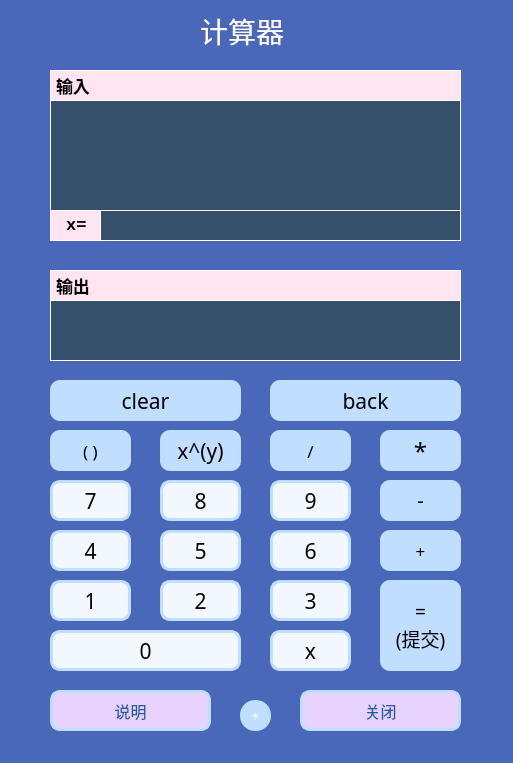
<?xml version="1.0" encoding="UTF-8"?>
<ui version="4.0">
 <class>Widget</class>
 <widget class="QWidget" name="Widget">
  <property name="geometry">
   <rect>
    <x>0</x>
    <y>0</y>
    <width>513</width>
    <height>763</height>
   </rect>
  </property>
  <property name="font">
   <font>
    <family>Microsoft YaHei UI</family>
    <pointsize>13</pointsize>
   </font>
  </property>
  <property name="windowTitle">
   <string>calculator</string>
  </property>
  <property name="windowIcon">
   <iconset resource="image.qrc">
    <normaloff>:/icon/favicon.ico</normaloff>:/icon/favicon.ico</iconset>
  </property>
  <property name="styleSheet">
   <string notr="true">background-color:rgb(73, 104, 186); color:rgb(255, 254, 246);</string>
  </property>
  <widget class="QTextEdit" name="inputbox">
   <property name="geometry">
    <rect>
     <x>50</x>
     <y>100</y>
     <width>411</width>
     <height>111</height>
    </rect>
   </property>
   <property name="font">
    <font>
     <family>Microsoft JhengHei UI</family>
     <pointsize>13</pointsize>
    </font>
   </property>
   <property name="styleSheet">
    <string notr="true">background-color:rgb(54, 79, 107);</string>
   </property>
   <property name="frameShape">
    <enum>QFrame::Box</enum>
   </property>
   <property name="frameShadow">
    <enum>QFrame::Plain</enum>
   </property>
   <property name="lineWidth">
    <number>1</number>
   </property>
   <property name="midLineWidth">
    <number>0</number>
   </property>
  </widget>
  <widget class="QTextBrowser" name="outputbox">
   <property name="enabled">
    <bool>true</bool>
   </property>
   <property name="geometry">
    <rect>
     <x>50</x>
     <y>300</y>
     <width>411</width>
     <height>61</height>
    </rect>
   </property>
   <property name="font">
    <font>
     <family>Microsoft YaHei UI</family>
     <pointsize>13</pointsize>
     <bold>false</bold>
    </font>
   </property>
   <property name="styleSheet">
    <string notr="true">background-color:rgb(54, 79, 107);</string>
   </property>
   <property name="frameShape">
    <enum>QFrame::Box</enum>
   </property>
   <property name="frameShadow">
    <enum>QFrame::Plain</enum>
   </property>
   <property name="lineWidth">
    <number>1</number>
   </property>
   <property name="midLineWidth">
    <number>0</number>
   </property>
   <property name="readOnly">
    <bool>true</bool>
   </property>
   <property name="html">
    <string>&lt;!DOCTYPE HTML PUBLIC &quot;-//W3C//DTD HTML 4.0//EN&quot; &quot;http://www.w3.org/TR/REC-html40/strict.dtd&quot;&gt;
&lt;html&gt;&lt;head&gt;&lt;meta name=&quot;qrichtext&quot; content=&quot;1&quot; /&gt;&lt;meta charset=&quot;utf-8&quot; /&gt;&lt;style type=&quot;text/css&quot;&gt;
p, li { white-space: pre-wrap; }
hr { height: 1px; border-width: 0; }
li.unchecked::marker { content: &quot;\2610&quot;; }
li.checked::marker { content: &quot;\2612&quot;; }
&lt;/style&gt;&lt;/head&gt;&lt;body style=&quot; font-family:'Microsoft YaHei UI'; font-size:13pt; font-weight:400; font-style:normal;&quot;&gt;
&lt;p style=&quot;-qt-paragraph-type:empty; margin-top:0px; margin-bottom:0px; margin-left:0px; margin-right:0px; -qt-block-indent:0; text-indent:0px; font-size:11pt;&quot;&gt;&lt;br /&gt;&lt;/p&gt;&lt;/body&gt;&lt;/html&gt;</string>
   </property>
   <property name="textInteractionFlags">
    <set>Qt::TextBrowserInteraction</set>
   </property>
  </widget>
  <widget class="QLabel" name="titleText">
   <property name="geometry">
    <rect>
     <x>200</x>
     <y>10</y>
     <width>231</width>
     <height>41</height>
    </rect>
   </property>
   <property name="font">
    <font>
     <family>华文琥珀</family>
     <pointsize>21</pointsize>
     <bold>false</bold>
    </font>
   </property>
   <property name="styleSheet">
    <string notr="true">color:rgb(255, 254, 246)</string>
   </property>
   <property name="text">
    <string>计算器</string>
   </property>
  </widget>
  <widget class="QLabel" name="outputlabel">
   <property name="geometry">
    <rect>
     <x>50</x>
     <y>270</y>
     <width>411</width>
     <height>31</height>
    </rect>
   </property>
   <property name="font">
    <font>
     <family>黑体</family>
     <pointsize>13</pointsize>
     <bold>true</bold>
    </font>
   </property>
   <property name="styleSheet">
    <string notr="true">color:rgb(0, 0, 0);background-color:rgb(255, 229, 241);border: 1px solid white;</string>
   </property>
   <property name="frameShape">
    <enum>QFrame::Box</enum>
   </property>
   <property name="midLineWidth">
    <number>0</number>
   </property>
   <property name="text">
    <string>输出</string>
   </property>
  </widget>
  <widget class="QLabel" name="inputlabel">
   <property name="geometry">
    <rect>
     <x>50</x>
     <y>70</y>
     <width>411</width>
     <height>31</height>
    </rect>
   </property>
   <property name="font">
    <font>
     <family>黑体</family>
     <pointsize>13</pointsize>
     <bold>true</bold>
    </font>
   </property>
   <property name="styleSheet">
    <string notr="true">color:rgb(0, 0, 0);background-color:rgb(255, 229, 241);border: 1px solid white;</string>
   </property>
   <property name="frameShape">
    <enum>QFrame::Box</enum>
   </property>
   <property name="text">
    <string>输入</string>
   </property>
  </widget>
  <widget class="QPushButton" name="parenthesis">
   <property name="geometry">
    <rect>
     <x>50</x>
     <y>430</y>
     <width>81</width>
     <height>41</height>
    </rect>
   </property>
   <property name="font">
    <font>
     <family>Book Antiqua</family>
     <pointsize>13</pointsize>
    </font>
   </property>
   <property name="styleSheet">
    <string notr="true">#parenthesis{
color:rgb(0, 0, 0);
background-color: qlineargradient(spread:pad, x1:1, y1:1, x2:1, y2:1, stop:1 rgba(192, 222, 255, 255));
border-radius:10px;
}
#parenthesis:pressed{
color:rgb(0, 0, 0);
background-color: qlineargradient(spread:pad, x1:1, y1:1, x2:1, y2:1, stop:1 rgb(167, 202, 255));
border-radius:10px;
}
</string>
   </property>
   <property name="text">
    <string>( )</string>
   </property>
   <property name="checkable">
    <bool>true</bool>
   </property>
   <property name="autoExclusive">
    <bool>true</bool>
   </property>
  </widget>
  <widget class="QPushButton" name="clearbutton">
   <property name="geometry">
    <rect>
     <x>50</x>
     <y>380</y>
     <width>191</width>
     <height>41</height>
    </rect>
   </property>
   <property name="font">
    <font>
     <family>Book Antiqua</family>
     <pointsize>16</pointsize>
    </font>
   </property>
   <property name="styleSheet">
    <string notr="true">#clearbutton{
color:rgb(0, 0, 0);
background-color: qlineargradient(spread:pad, x1:1, y1:1, x2:1, y2:1, stop:1 rgba(192, 222, 255, 255));
border-radius:10px;
}
#clearbutton:pressed{
color:rgb(0, 0, 0);
background-color: qlineargradient(spread:pad, x1:1, y1:1, x2:1, y2:1, stop:1 rgb(167, 202, 255));
border-radius:10px;
}
</string>
   </property>
   <property name="text">
    <string>clear</string>
   </property>
   <property name="checkable">
    <bool>true</bool>
   </property>
   <property name="autoExclusive">
    <bool>true</bool>
   </property>
  </widget>
  <widget class="QPushButton" name="powerbutton">
   <property name="geometry">
    <rect>
     <x>160</x>
     <y>430</y>
     <width>81</width>
     <height>41</height>
    </rect>
   </property>
   <property name="font">
    <font>
     <family>Book Antiqua</family>
     <pointsize>16</pointsize>
    </font>
   </property>
   <property name="styleSheet">
    <string notr="true">#powerbutton{
color:rgb(0, 0, 0);
background-color: qlineargradient(spread:pad, x1:1, y1:1, x2:1, y2:1, stop:1 rgba(192, 222, 255, 255));
border-radius:10px;
}
#powerbutton:pressed{
color:rgb(0, 0, 0);
background-color: qlineargradient(spread:pad, x1:1, y1:1, x2:1, y2:1, stop:1 rgb(167, 202, 255));
border-radius:10px;
}
</string>
   </property>
   <property name="text">
    <string>x^(y)</string>
   </property>
   <property name="checkable">
    <bool>true</bool>
   </property>
   <property name="autoExclusive">
    <bool>true</bool>
   </property>
  </widget>
  <widget class="QPushButton" name="productbutton">
   <property name="geometry">
    <rect>
     <x>380</x>
     <y>430</y>
     <width>81</width>
     <height>41</height>
    </rect>
   </property>
   <property name="font">
    <font>
     <family>Book Antiqua</family>
     <pointsize>18</pointsize>
    </font>
   </property>
   <property name="styleSheet">
    <string notr="true">#productbutton{
color:rgb(0, 0, 0);
background-color: qlineargradient(spread:pad, x1:1, y1:1, x2:1, y2:1, stop:1 rgba(192, 222, 255, 255));
border-radius:10px;
}
#productbutton:pressed{
color:rgb(0, 0, 0);
background-color: qlineargradient(spread:pad, x1:1, y1:1, x2:1, y2:1, stop:1 rgb(167, 202, 255));
border-radius:10px;
}
</string>
   </property>
   <property name="text">
    <string>*</string>
   </property>
   <property name="checkable">
    <bool>true</bool>
   </property>
   <property name="autoExclusive">
    <bool>true</bool>
   </property>
  </widget>
  <widget class="QPushButton" name="backbutton">
   <property name="geometry">
    <rect>
     <x>270</x>
     <y>380</y>
     <width>191</width>
     <height>41</height>
    </rect>
   </property>
   <property name="font">
    <font>
     <family>Book Antiqua</family>
     <pointsize>16</pointsize>
    </font>
   </property>
   <property name="styleSheet">
    <string notr="true">#backbutton{
color:rgb(0, 0, 0);
background-color: qlineargradient(spread:pad, x1:1, y1:1, x2:1, y2:1, stop:1 rgba(192, 222, 255, 255));
border-radius:10px;
}
#backbutton:pressed{
color:rgb(0, 0, 0);
background-color: qlineargradient(spread:pad, x1:1, y1:1, x2:1, y2:1, stop:1 rgb(167, 202, 255));
border-radius:10px;
}
</string>
   </property>
   <property name="text">
    <string>back</string>
   </property>
   <property name="checkable">
    <bool>true</bool>
   </property>
   <property name="checked">
    <bool>false</bool>
   </property>
   <property name="autoExclusive">
    <bool>true</bool>
   </property>
  </widget>
  <widget class="QPushButton" name="sevenbutton">
   <property name="geometry">
    <rect>
     <x>50</x>
     <y>480</y>
     <width>81</width>
     <height>41</height>
    </rect>
   </property>
   <property name="font">
    <font>
     <family>Book Antiqua</family>
     <pointsize>16</pointsize>
    </font>
   </property>
   <property name="styleSheet">
    <string notr="true">#sevenbutton{
color:rgb(0,0,0);
background-color: qlineargradient(spread:pad, x1:1, y1:1, x2:1, y2:1, stop:0 rgb(243, 248, 255), stop:1 rgb(243, 248, 255));
border-radius:10px;
border:3px solid rgb(192, 222, 255);
}
#sevenbutton:pressed{
color:rgb(0,0,0);
background-color: qlineargradient(spread:pad, x1:1, y1:1, x2:1, y2:1, stop:0 rgb(224, 236, 255), stop:1 rgb(224, 236, 255));
border-radius:10px;
border:3px solid rgb(192, 222, 255);
}</string>
   </property>
   <property name="text">
    <string>7</string>
   </property>
   <property name="checkable">
    <bool>true</bool>
   </property>
   <property name="autoExclusive">
    <bool>true</bool>
   </property>
  </widget>
  <widget class="QPushButton" name="eightbutton">
   <property name="geometry">
    <rect>
     <x>160</x>
     <y>480</y>
     <width>81</width>
     <height>41</height>
    </rect>
   </property>
   <property name="font">
    <font>
     <family>Book Antiqua</family>
     <pointsize>16</pointsize>
    </font>
   </property>
   <property name="styleSheet">
    <string notr="true">#eightbutton{
color:rgb(0,0,0);
background-color: qlineargradient(spread:pad, x1:1, y1:1, x2:1, y2:1, stop:0 rgb(243, 248, 255), stop:1 rgb(243, 248, 255));
border-radius:10px;
border:3px solid rgb(192, 222, 255);
}
#eightbutton:pressed{
color:rgb(0,0,0);
background-color: qlineargradient(spread:pad, x1:1, y1:1, x2:1, y2:1, stop:0 rgb(224, 236, 255), stop:1 rgb(224, 236, 255));
border-radius:10px;
border:3px solid rgb(192, 222, 255);
}</string>
   </property>
   <property name="text">
    <string>8</string>
   </property>
   <property name="checkable">
    <bool>true</bool>
   </property>
   <property name="autoExclusive">
    <bool>true</bool>
   </property>
  </widget>
  <widget class="QPushButton" name="ninebutton">
   <property name="geometry">
    <rect>
     <x>270</x>
     <y>480</y>
     <width>81</width>
     <height>41</height>
    </rect>
   </property>
   <property name="font">
    <font>
     <family>Book Antiqua</family>
     <pointsize>16</pointsize>
    </font>
   </property>
   <property name="styleSheet">
    <string notr="true">#ninebutton{
color:rgb(0,0,0);
background-color: qlineargradient(spread:pad, x1:1, y1:1, x2:1, y2:1, stop:0 rgb(243, 248, 255), stop:1 rgb(243, 248, 255));
border-radius:10px;
border:3px solid rgb(192, 222, 255);
}
#ninebutton:pressed{
color:rgb(0,0,0);
background-color: qlineargradient(spread:pad, x1:1, y1:1, x2:1, y2:1, stop:0 rgb(224, 236, 255), stop:1 rgb(224, 236, 255));
border-radius:10px;
border:3px solid rgb(192, 222, 255);
}</string>
   </property>
   <property name="text">
    <string>9</string>
   </property>
   <property name="checkable">
    <bool>true</bool>
   </property>
   <property name="autoExclusive">
    <bool>true</bool>
   </property>
  </widget>
  <widget class="QPushButton" name="fourbutton">
   <property name="geometry">
    <rect>
     <x>50</x>
     <y>530</y>
     <width>81</width>
     <height>41</height>
    </rect>
   </property>
   <property name="font">
    <font>
     <family>Book Antiqua</family>
     <pointsize>16</pointsize>
    </font>
   </property>
   <property name="styleSheet">
    <string notr="true">#fourbutton{
color:rgb(0,0,0);
background-color: qlineargradient(spread:pad, x1:1, y1:1, x2:1, y2:1, stop:0 rgb(243, 248, 255), stop:1 rgb(243, 248, 255));
border-radius:10px;
border:3px solid rgb(192, 222, 255);
}
#fourbutton:pressed{
color:rgb(0,0,0);
background-color: qlineargradient(spread:pad, x1:1, y1:1, x2:1, y2:1, stop:0 rgb(224, 236, 255), stop:1 rgb(224, 236, 255));
border-radius:10px;
border:3px solid rgb(192, 222, 255);
}</string>
   </property>
   <property name="text">
    <string>4</string>
   </property>
   <property name="checkable">
    <bool>true</bool>
   </property>
   <property name="autoExclusive">
    <bool>true</bool>
   </property>
  </widget>
  <widget class="QPushButton" name="fivebutton">
   <property name="geometry">
    <rect>
     <x>160</x>
     <y>530</y>
     <width>81</width>
     <height>41</height>
    </rect>
   </property>
   <property name="font">
    <font>
     <family>Book Antiqua</family>
     <pointsize>16</pointsize>
    </font>
   </property>
   <property name="styleSheet">
    <string notr="true">#fivebutton{
color:rgb(0,0,0);
background-color: qlineargradient(spread:pad, x1:1, y1:1, x2:1, y2:1, stop:0 rgb(243, 248, 255), stop:1 rgb(243, 248, 255));
border-radius:10px;
border-color: rgb(0, 0, 0);
border:3px solid rgb(192, 222, 255);
}
#fivebutton:pressed{
color:rgb(0,0,0);
background-color: qlineargradient(spread:pad, x1:1, y1:1, x2:1, y2:1, stop:0 rgb(224, 236, 255), stop:1 rgb(224, 236, 255));
border-radius:10px;
border-color: rgb(0, 0, 0);
border:3px solid rgb(192, 222, 255);
}</string>
   </property>
   <property name="text">
    <string>5</string>
   </property>
   <property name="checkable">
    <bool>true</bool>
   </property>
   <property name="autoExclusive">
    <bool>true</bool>
   </property>
  </widget>
  <widget class="QPushButton" name="sixbutton">
   <property name="geometry">
    <rect>
     <x>270</x>
     <y>530</y>
     <width>81</width>
     <height>41</height>
    </rect>
   </property>
   <property name="font">
    <font>
     <family>Book Antiqua</family>
     <pointsize>16</pointsize>
    </font>
   </property>
   <property name="styleSheet">
    <string notr="true">#sixbutton{
color:rgb(0,0,0);
background-color: qlineargradient(spread:pad, x1:1, y1:1, x2:1, y2:1, stop:0 rgb(243, 248, 255), stop:1 rgb(243, 248, 255));
border-radius:10px;
border:3px solid rgb(192, 222, 255);
}
#sixbutton:pressed{
color:rgb(0,0,0);
background-color: qlineargradient(spread:pad, x1:1, y1:1, x2:1, y2:1, stop:0 rgb(224, 236, 255), stop:1 rgb(224, 236, 255));
border-radius:10px;
border:3px solid rgb(192, 222, 255);
}</string>
   </property>
   <property name="text">
    <string>6</string>
   </property>
   <property name="checkable">
    <bool>true</bool>
   </property>
   <property name="autoExclusive">
    <bool>true</bool>
   </property>
  </widget>
  <widget class="QPushButton" name="onebutton">
   <property name="geometry">
    <rect>
     <x>50</x>
     <y>580</y>
     <width>81</width>
     <height>41</height>
    </rect>
   </property>
   <property name="font">
    <font>
     <family>Book Antiqua</family>
     <pointsize>16</pointsize>
    </font>
   </property>
   <property name="styleSheet">
    <string notr="true">#onebutton{
color:rgb(0,0,0);
background-color: qlineargradient(spread:pad, x1:1, y1:1, x2:1, y2:1, stop:0 rgb(243, 248, 255), stop:1 rgb(243, 248, 255));
border-radius:10px;
border:3px solid rgb(192, 222, 255);
}
#onebutton:pressed{
color:rgb(0,0,0);
background-color: qlineargradient(spread:pad, x1:1, y1:1, x2:1, y2:1, stop:0 rgb(224, 236, 255), stop:1 rgb(224, 236, 255));
border-radius:10px;
border:3px solid rgb(192, 222, 255);
}</string>
   </property>
   <property name="text">
    <string>1</string>
   </property>
   <property name="checkable">
    <bool>true</bool>
   </property>
   <property name="autoExclusive">
    <bool>true</bool>
   </property>
  </widget>
  <widget class="QPushButton" name="twobutton">
   <property name="geometry">
    <rect>
     <x>160</x>
     <y>580</y>
     <width>81</width>
     <height>41</height>
    </rect>
   </property>
   <property name="font">
    <font>
     <family>Book Antiqua</family>
     <pointsize>16</pointsize>
    </font>
   </property>
   <property name="styleSheet">
    <string notr="true">#twobutton{
color:rgb(0,0,0);
background-color: qlineargradient(spread:pad, x1:1, y1:1, x2:1, y2:1, stop:0 rgb(243, 248, 255), stop:1 rgb(243, 248, 255));
border-radius:10px;
border:3px solid rgb(192, 222, 255);
}
#twobutton:pressed{
color:rgb(0,0,0);
background-color: qlineargradient(spread:pad, x1:1, y1:1, x2:1, y2:1, stop:0 rgb(224, 236, 255), stop:1 rgb(224, 236, 255));
border-radius:10px;
border:3px solid rgb(192, 222, 255);
}</string>
   </property>
   <property name="text">
    <string>2</string>
   </property>
   <property name="checkable">
    <bool>true</bool>
   </property>
   <property name="autoExclusive">
    <bool>true</bool>
   </property>
  </widget>
  <widget class="QPushButton" name="threebutton">
   <property name="geometry">
    <rect>
     <x>270</x>
     <y>580</y>
     <width>81</width>
     <height>41</height>
    </rect>
   </property>
   <property name="font">
    <font>
     <family>Book Antiqua</family>
     <pointsize>16</pointsize>
    </font>
   </property>
   <property name="styleSheet">
    <string notr="true">#threebutton{
color:rgb(0,0,0);
background-color: qlineargradient(spread:pad, x1:1, y1:1, x2:1, y2:1, stop:0 rgb(243, 248, 255), stop:1 rgb(243, 248, 255));
border-radius:10px;
border:3px solid rgb(192, 222, 255);
}
#threebutton:pressed{
color:rgb(0,0,0);
background-color: qlineargradient(spread:pad, x1:1, y1:1, x2:1, y2:1, stop:0 rgb(224, 236, 255), stop:1 rgb(224, 236, 255));
border-radius:10px;
border:3px solid rgb(192, 222, 255);
}</string>
   </property>
   <property name="text">
    <string>3</string>
   </property>
   <property name="checkable">
    <bool>true</bool>
   </property>
   <property name="autoExclusive">
    <bool>true</bool>
   </property>
  </widget>
  <widget class="QPushButton" name="subtractbutton">
   <property name="geometry">
    <rect>
     <x>380</x>
     <y>480</y>
     <width>81</width>
     <height>41</height>
    </rect>
   </property>
   <property name="font">
    <font>
     <family>Microsoft YaHei UI</family>
     <pointsize>16</pointsize>
    </font>
   </property>
   <property name="styleSheet">
    <string notr="true">#subtractbutton{
color:rgb(0, 0, 0);
background-color: qlineargradient(spread:pad, x1:1, y1:1, x2:1, y2:1, stop:1 rgba(192, 222, 255, 255));
border-radius:10px;
}
#subtractbutton:pressed{
color:rgb(0, 0, 0);
background-color: qlineargradient(spread:pad, x1:1, y1:1, x2:1, y2:1, stop:1 rgb(167, 202, 255));
border-radius:10px;
}
</string>
   </property>
   <property name="text">
    <string>-</string>
   </property>
   <property name="checkable">
    <bool>true</bool>
   </property>
   <property name="autoExclusive">
    <bool>true</bool>
   </property>
  </widget>
  <widget class="QPushButton" name="addbutton">
   <property name="geometry">
    <rect>
     <x>380</x>
     <y>530</y>
     <width>81</width>
     <height>41</height>
    </rect>
   </property>
   <property name="font">
    <font>
     <family>Book Antiqua</family>
     <pointsize>13</pointsize>
    </font>
   </property>
   <property name="styleSheet">
    <string notr="true">#addbutton{
color:rgb(0, 0, 0);
background-color: qlineargradient(spread:pad, x1:1, y1:1, x2:1, y2:1, stop:1 rgba(192, 222, 255, 255));
border-radius:10px;
}
#addbutton:pressed{
color:rgb(0, 0, 0);
background-color: qlineargradient(spread:pad, x1:1, y1:1, x2:1, y2:1, stop:1 rgb(167, 202, 255));
border-radius:10px;
}
</string>
   </property>
   <property name="text">
    <string>+</string>
   </property>
   <property name="shortcut">
    <string>Return</string>
   </property>
   <property name="checkable">
    <bool>true</bool>
   </property>
   <property name="autoExclusive">
    <bool>true</bool>
   </property>
  </widget>
  <widget class="QPushButton" name="zerobutton">
   <property name="geometry">
    <rect>
     <x>50</x>
     <y>630</y>
     <width>191</width>
     <height>41</height>
    </rect>
   </property>
   <property name="font">
    <font>
     <family>Book Antiqua</family>
     <pointsize>16</pointsize>
    </font>
   </property>
   <property name="styleSheet">
    <string notr="true">#zerobutton{
color:rgb(0,0,0);
background-color: qlineargradient(spread:pad, x1:1, y1:1, x2:1, y2:1, stop:0 rgb(243, 248, 255), stop:1 rgb(243, 248, 255));
border-radius:10px;
border:3px solid rgb(192, 222, 255);
}
#zerobutton:pressed{
color:rgb(0,0,0);
background-color: qlineargradient(spread:pad, x1:1, y1:1, x2:1, y2:1, stop:0 rgb(224, 236, 255), stop:1 rgb(224, 236, 255));
border-radius:10px;
border:3px solid rgb(192, 222, 255);
}</string>
   </property>
   <property name="text">
    <string>0</string>
   </property>
   <property name="checkable">
    <bool>true</bool>
   </property>
   <property name="autoExclusive">
    <bool>true</bool>
   </property>
  </widget>
  <widget class="QPushButton" name="equalbutton">
   <property name="geometry">
    <rect>
     <x>380</x>
     <y>580</y>
     <width>81</width>
     <height>91</height>
    </rect>
   </property>
   <property name="font">
    <font>
     <family>黑体</family>
     <pointsize>14</pointsize>
    </font>
   </property>
   <property name="styleSheet">
    <string notr="true">#equalbutton{
color:rgb(0, 0, 0);
background-color: qlineargradient(spread:pad, x1:1, y1:1, x2:1, y2:1, stop:1 rgba(192, 222, 255, 255));
border-radius:10px;
}
#equalbutton:pressed{
color:rgb(0, 0, 0);
background-color: qlineargradient(spread:pad, x1:1, y1:1, x2:1, y2:1, stop:1 rgb(167, 202, 255));
border-radius:10px;
}
</string>
   </property>
   <property name="text">
    <string>=
(提交)</string>
   </property>
   <property name="checkable">
    <bool>true</bool>
   </property>
   <property name="autoExclusive">
    <bool>true</bool>
   </property>
  </widget>
  <widget class="QPushButton" name="introductionbutton">
   <property name="geometry">
    <rect>
     <x>50</x>
     <y>690</y>
     <width>161</width>
     <height>41</height>
    </rect>
   </property>
   <property name="font">
    <font>
     <family>华文琥珀</family>
     <pointsize>12</pointsize>
    </font>
   </property>
   <property name="styleSheet">
    <string notr="true">#introductionbutton{
color:rgb(30, 91, 165);
background-color: qlineargradient(spread:pad, x1:1, y1:1, x2:1, y2:1, stop:1 rgb(232, 211, 255));
border-radius:10px;
border:3px solid rgb(192, 222, 255);}
#introductionbutton:pressed{
color:rgb(30, 91, 165);
background-color: qlineargradient(spread:pad, x1:1, y1:1, x2:1, y2:1, stop:1 rgb(203, 190, 255));
border-radius:10px;
border:3px solid rgb(192, 222, 255);
}</string>
   </property>
   <property name="text">
    <string>说明</string>
   </property>
   <property name="checkable">
    <bool>true</bool>
   </property>
  </widget>
  <widget class="QPushButton" name="closebutton">
   <property name="geometry">
    <rect>
     <x>300</x>
     <y>690</y>
     <width>161</width>
     <height>41</height>
    </rect>
   </property>
   <property name="font">
    <font>
     <family>华文琥珀</family>
     <pointsize>12</pointsize>
    </font>
   </property>
   <property name="styleSheet">
    <string notr="true">#closebutton{
color:rgb(30, 91, 165);
background-color: qlineargradient(spread:pad, x1:1, y1:1, x2:1, y2:1, stop:1 rgb(232, 211, 255));
border-radius:10px;
border:3px solid rgb(192, 222, 255);}
#closebutton:pressed{
color:rgb(30, 91, 165);
background-color: qlineargradient(spread:pad, x1:1, y1:1, x2:1, y2:1, stop:1 rgb(203, 190, 255));
border-radius:10px;
border:3px solid rgb(192, 222, 255);
}</string>
   </property>
   <property name="text">
    <string>关闭</string>
   </property>
   <property name="checkable">
    <bool>true</bool>
   </property>
  </widget>
  <widget class="QPushButton" name="nightmodelbutton">
   <property name="geometry">
    <rect>
     <x>240</x>
     <y>700</y>
     <width>31</width>
     <height>31</height>
    </rect>
   </property>
   <property name="font">
    <font>
     <family>Microsoft YaHei UI</family>
     <pointsize>8</pointsize>
    </font>
   </property>
   <property name="styleSheet">
    <string notr="true">#nightmodelbutton{
background-color: qlineargradient(spread:pad, x1:1, y1:1, x2:1, y2:1, stop:1 rgba(192, 222, 255, 255));
border-radius:15px;
}
#nightmodelbutton:pressed{
background-color: qlineargradient(spread:pad, x1:1, y1:1, x2:1, y2:1, stop:1 rgb(167, 202, 255));
border-radius:15px;
}
</string>
   </property>
   <property name="text">
    <string>☀️</string>
   </property>
  </widget>
  <widget class="QPushButton" name="divisionbutton">
   <property name="geometry">
    <rect>
     <x>270</x>
     <y>430</y>
     <width>81</width>
     <height>41</height>
    </rect>
   </property>
   <property name="font">
    <font>
     <family>黑体</family>
     <pointsize>13</pointsize>
    </font>
   </property>
   <property name="styleSheet">
    <string notr="true">#divisionbutton{
color:rgb(0, 0, 0);
background-color: qlineargradient(spread:pad, x1:1, y1:1, x2:1, y2:1, stop:1 rgba(192, 222, 255, 255));
border-radius:10px;
}
#divisionbutton:pressed{
color:rgb(0, 0, 0);
background-color: qlineargradient(spread:pad, x1:1, y1:1, x2:1, y2:1, stop:1 rgb(167, 202, 255));
border-radius:10px;
}
</string>
   </property>
   <property name="text">
    <string>/</string>
   </property>
   <property name="checkable">
    <bool>true</bool>
   </property>
   <property name="autoExclusive">
    <bool>true</bool>
   </property>
  </widget>
  <widget class="QLabel" name="xvaluelabel">
   <property name="geometry">
    <rect>
     <x>50</x>
     <y>210</y>
     <width>51</width>
     <height>31</height>
    </rect>
   </property>
   <property name="font">
    <font>
     <family>Consolas</family>
     <pointsize>13</pointsize>
     <bold>true</bold>
    </font>
   </property>
   <property name="styleSheet">
    <string notr="true">color:rgb(0, 0, 0);background-color:rgb(255, 229, 241);border: 1px solid white;</string>
   </property>
   <property name="frameShape">
    <enum>QFrame::Box</enum>
   </property>
   <property name="text">
    <string> x=</string>
   </property>
  </widget>
  <widget class="QTextEdit" name="xvalueinputbox">
   <property name="geometry">
    <rect>
     <x>100</x>
     <y>210</y>
     <width>361</width>
     <height>31</height>
    </rect>
   </property>
   <property name="font">
    <font>
     <family>Microsoft JhengHei UI</family>
     <pointsize>12</pointsize>
    </font>
   </property>
   <property name="styleSheet">
    <string notr="true">background-color:rgb(54, 79, 107);</string>
   </property>
   <property name="frameShape">
    <enum>QFrame::Box</enum>
   </property>
   <property name="frameShadow">
    <enum>QFrame::Plain</enum>
   </property>
   <property name="lineWidth">
    <number>1</number>
   </property>
   <property name="midLineWidth">
    <number>0</number>
   </property>
  </widget>
  <widget class="QPushButton" name="xbutton">
   <property name="geometry">
    <rect>
     <x>270</x>
     <y>630</y>
     <width>81</width>
     <height>41</height>
    </rect>
   </property>
   <property name="font">
    <font>
     <family>Book Antiqua</family>
     <pointsize>16</pointsize>
    </font>
   </property>
   <property name="styleSheet">
    <string notr="true">#xbutton{
color:rgb(0,0,0);
background-color: qlineargradient(spread:pad, x1:1, y1:1, x2:1, y2:1, stop:0 rgb(243, 248, 255), stop:1 rgb(243, 248, 255));
border-radius:10px;
border:3px solid rgb(192, 222, 255);
}
#xbutton:pressed{
color:rgb(0,0,0);
background-color: qlineargradient(spread:pad, x1:1, y1:1, x2:1, y2:1, stop:0 rgb(224, 236, 255), stop:1 rgb(224, 236, 255));
border-radius:10px;
border:3px solid rgb(192, 222, 255);
}</string>
   </property>
   <property name="text">
    <string>x</string>
   </property>
   <property name="checkable">
    <bool>true</bool>
   </property>
   <property name="autoExclusive">
    <bool>true</bool>
   </property>
  </widget>
 </widget>
 <resources>
  <include location="image.qrc"/>
 </resources>
 <connections/>
</ui>
